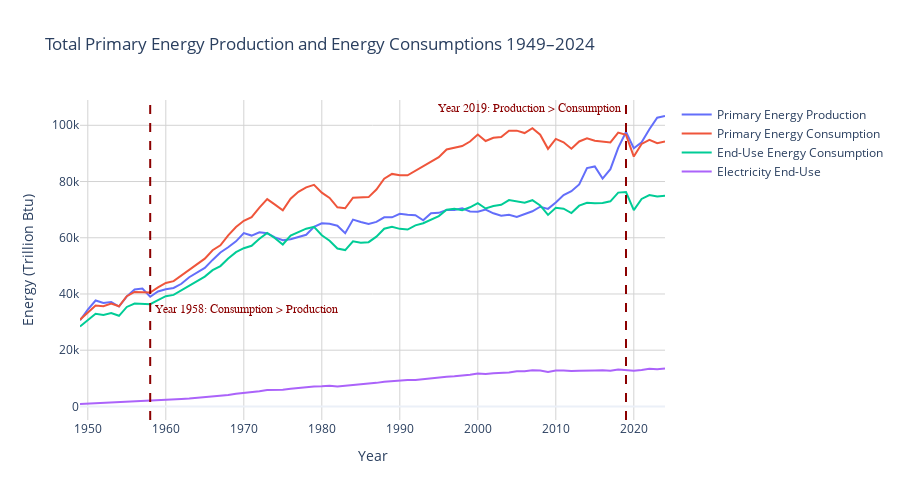

Notebook code for this chart:
### Markdown cell above
#### Exploratory Data Analysis (EDA)

### Code cell
# Total Primary Energy Production and Energy Consumptions: 1949-2024
# - Total primary energy production 
# - Total primary energy consumption
# - End-use energy consumption
# - Electricity consumption (end-use)
# The energy units are in Trillion Btu (British thermal units).

# Create interactive line chart 
fig1 = go.Figure()

fig1.add_trace(go.Scatter(
    x=df1_energy["Year"], y=df1_energy["TotPrimEnergy_1Production"],
    mode="lines", name="Primary Energy Production"
))
fig1.add_trace(go.Scatter(
    x=df1_energy["Year"], y=df1_energy["TotPrimEnergy_2Consumed"],
    mode="lines", name="Primary Energy Consumption"
))
fig1.add_trace(go.Scatter(
    x=df1_energy["Year"], y=df1_energy["TotEnergy_2EndUse"],
    mode="lines", name="End-Use Energy Consumption"
))
fig1.add_trace(go.Scatter(
    x=df1_energy["Year"], y=df1_energy["TotElectricity_2Used"],
    mode="lines", name="Electricity End-Use"
))

# Add a vertical line at Year = 1958, when Consumption > Production
fig1.add_vline(
    x=1958,
    line_width=2,
    line_dash="dash",
    line_color="darkred",
    # annotation_text="Year 1958: Consumption > Production",
    # annotation_position="top right"
)
# Add annotation manually
fig1.add_annotation(
    x=1958, y=df1_energy["TotPrimEnergy_1Production"].max() / 3,  # 1/3 of y-axis
    text=" Year 1958: Consumption > Production",
    showarrow=False,
    xanchor="left",    # text appears to the right of the line
    font=dict(color="darkred", size=12, family="Arial")  # customize color, size, font
)

# Add a vertical line at Year = 2019, when Production > Consumption
fig1.add_vline(
    x=2019,
    line_width=2,
    line_dash="dash",
    line_color="darkred",
    annotation_text="Year 2019: Production > Consumption ",
    annotation_position="top left",
    annotation_font=dict(color="darkred", size=12, family="Arial")  # customize color, size, font
)

# Layout with custom size
fig1.update_layout(
    title="Total Primary Energy Production and Energy Consumptions 1949–2024",
    xaxis_title="Year",
    yaxis_title="Energy (Trillion Btu)",
    template="plotly_white",
    hovermode="x unified",
    width=900,   # adjust width
    height=500,   # adjust height
    xaxis=dict(showgrid=True,
        gridcolor="lightgray",  # darker than default
        gridwidth=1),
    yaxis=dict(showgrid=True,
        gridcolor="lightgray",  # darker than default
        gridwidth=1)
)

fig1.show()
# Export interactive HTML
fig1.write_html("US_Energy_Production_Consumption.html")

### Figure 1 — Plotly figure (JSON) as saved in the notebook; plotly's stock layout.template omitted (floating-point values rounded to 4 significant figures)
{"data": [{"mode": "lines", "name": "Primary Energy Production", "type": "scatter", "x": [1949, 1950, 1951, 1952, 1953, 1954, 1955, 1956, 1957, 1958, 1959, 1960, 1961, 1962, 1963, 1964, 1965, 1966, 1967, 1968, 1969, 1970, 1971, 1972, 1973, 1974, 1975, 1976, 1977, 1978, 1979, 1980, 1981, 1982, 1983, 1984, 1985, 1986, 1987, 1988, 1989, 1990, 1991, 1992, 1993, 1994, 1995, 1996, 1997, 1998, 1999, 2000, 2001, 2002, 2003, 2004, 2005, 2006, 2007, 2008, 2009, 2010, 2011, 2012, 2013, 2014, 2015, 2016, 2017, 2018, 2019, 2020, 2021, 2022, 2023, 2024], "y": [30610.0, 34460.0, 37670.0, 36810.0, 37130.0, 35530.0, 39170.0, 41600.0, 41910.0, 39020.0, 40870.0, 41690.0, 42130.0, 43620.0, 45950.0, 47760.0, 49260.0, 52120.0, 54770.0, 56610.0, 58710.0, 61680.0, 60780.0, 61940.0, 61590.0, 60150.0, 59140.0, 59500.0, 60370.0, 61070.0, 63860.0, 65160.0, 65010.0, 64290.0, 61640.0, 66470.0, 65600.0, 64890.0, 65660.0, 67260.0, 67260.0, 68490.0, 68150.0, 68030.0, 66200.0, 68750.0, 68870.0, 69900.0, 69870.0, 70510.0, 69370.0, 69260.0, 70030.0, 68690.0, 67860.0, 68200.0, 67380.0, 68520.0, 69410.0, 71040.0, 70280.0, 72540.0, 75200.0, 76550.0, 78980.0, 84770.0, 85350.0, 81050.0, 84400.0, 91970.0, 97600.0, 91860.0, 93930.0, 98610.0, 102700.0, 103300.0]}, {"mode": "lines", "name": "Primary Energy Consumption", "type": "scatter", "x": [1949, 1950, 1951, 1952, 1953, 1954, 1955, 1956, 1957, 1958, 1959, 1960, 1961, 1962, 1963, 1964, 1965, 1966, 1967, 1968, 1969, 1970, 1971, 1972, 1973, 1974, 1975, 1976, 1977, 1978, 1979, 1980, 1981, 1982, 1983, 1984, 1985, 1986, 1987, 1988, 1989, 1990, 1991, 1992, 1993, 1994, 1995, 1996, 1997, 1998, 1999, 2000, 2001, 2002, 2003, 2004, 2005, 2006, 2007, 2008, 2009, 2010, 2011, 2012, 2013, 2014, 2015, 2016, 2017, 2018, 2019, 2020, 2021, 2022, 2023, 2024], "y": [30870.0, 33530.0, 35890.0, 35630.0, 36600.0, 35630.0, 39220.0, 40710.0, 40690.0, 40510.0, 42360.0, 43940.0, 44560.0, 46550.0, 48390.0, 50480.0, 52560.0, 55560.0, 57310.0, 60820.0, 63810.0, 66040.0, 67350.0, 70730.0, 73720.0, 71770.0, 69790.0, 73920.0, 76320.0, 77920.0, 78820.0, 76040.0, 74160.0, 70810.0, 70490.0, 74240.0, 74270.0, 74460.0, 77160.0, 81030.0, 82710.0, 82260.0, 82210.0, 83840.0, 85190.0, 87050.0, 88670.0, 91400.0, 91960.0, 92600.0, 94230.0, 96690.0, 94420.0, 95580.0, 95810.0, 98030.0, 98100.0, 97230.0, 98970.0, 96650.0, 91630.0, 95140.0, 93970.0, 91680.0, 94250.0, 95330.0, 94480.0, 94080.0, 93890.0, 97400.0, 96600.0, 88870.0, 93360.0, 94840.0, 93620.0, 94220.0]}, {"mode": "lines", "name": "End-Use Energy Consumption", "type": "scatter", "x": [1949, 1950, 1951, 1952, 1953, 1954, 1955, 1956, 1957, 1958, 1959, 1960, 1961, 1962, 1963, 1964, 1965, 1966, 1967, 1968, 1969, 1970, 1971, 1972, 1973, 1974, 1975, 1976, 1977, 1978, 1979, 1980, 1981, 1982, 1983, 1984, 1985, 1986, 1987, 1988, 1989, 1990, 1991, 1992, 1993, 1994, 1995, 1996, 1997, 1998, 1999, 2000, 2001, 2002, 2003, 2004, 2005, 2006, 2007, 2008, 2009, 2010, 2011, 2012, 2013, 2014, 2015, 2016, 2017, 2018, 2019, 2020, 2021, 2022, 2023, 2024], "y": [28440.0, 30860.0, 32960.0, 32560.0, 33220.0, 32240.0, 35380.0, 36620.0, 36460.0, 36390.0, 37810.0, 39200.0, 39680.0, 41380.0, 42780.0, 44480.0, 46170.0, 48480.0, 49930.0, 52600.0, 54890.0, 56290.0, 57130.0, 59630.0, 61740.0, 59820.0, 57600.0, 60770.0, 61990.0, 63220.0, 63910.0, 60880.0, 58930.0, 56160.0, 55620.0, 58710.0, 58210.0, 58430.0, 60390.0, 63200.0, 63890.0, 63170.0, 62930.0, 64410.0, 65160.0, 66560.0, 67690.0, 69990.0, 70310.0, 69800.0, 70830.0, 72280.0, 70410.0, 71310.0, 71700.0, 73390.0, 72940.0, 72470.0, 73350.0, 71510.0, 68120.0, 70670.0, 70330.0, 68800.0, 71410.0, 72420.0, 72240.0, 72370.0, 72950.0, 76060.0, 76250.0, 69830.0, 73790.0, 75190.0, 74710.0, 74960.0]}, {"mode": "lines", "name": "Electricity End-Use", "type": "scatter", "x": [1949, 1950, 1951, 1952, 1953, 1954, 1955, 1956, 1957, 1958, 1959, 1960, 1961, 1962, 1963, 1964, 1965, 1966, 1967, 1968, 1969, 1970, 1971, 1972, 1973, 1974, 1975, 1976, 1977, 1978, 1979, 1980, 1981, 1982, 1983, 1984, 1985, 1986, 1987, 1988, 1989, 1990, 1991, 1992, 1993, 1994, 1995, 1996, 1997, 1998, 1999, 2000, 2001, 2002, 2003, 2004, 2005, 2006, 2007, 2008, 2009, 2010, 2011, 2012, 2013, 2014, 2015, 2016, 2017, 2018, 2019, 2020, 2021, 2022, 2023, 2024], "y": [868.4, 994.4, 1127.0, 1215.0, 1352.0, 1447.0, 1695.0, 1864.0, 1965.0, 2006.0, 2207.0, 2348.0, 2463.0, 2653.0, 2841.0, 3057.0, 3254.0, 3532.0, 3751.0, 4104.0, 4483.0, 4751.0, 5014.0, 5443.0, 5844.0, 5821.0, 5961.0, 6330.0, 6648.0, 6885.0, 7067.0, 7146.0, 7326.0, 7119.0, 7339.0, 7799.0, 7929.0, 8082.0, 8384.0, 8796.0, 9031.0, 9255.0, 9424.0, 9429.0, 9763.0, 10010.0, 10280.0, 10580.0, 10730.0, 11140.0, 11300.0, 11670.0, 11580.0, 11820.0, 11920.0, 12100.0, 12490.0, 12520.0, 12840.0, 12740.0, 12270.0, 12810.0, 12790.0, 12610.0, 12710.0, 12850.0, 12830.0, 12840.0, 12700.0, 13170.0, 13000.0, 12680.0, 12990.0, 13400.0, 13220.0, 13520.0]}], "layout": {"annotations": [{"font": {"color": "darkred", "family": "Arial", "size": 12}, "showarrow": false, "text": " Year 1958: Consumption > Production", "x": 1958, "xanchor": "left", "y": 34430.0}, {"font": {"color": "darkred", "family": "Arial", "size": 12}, "showarrow": false, "text": "Year 2019: Production > Consumption ", "x": 2019, "xanchor": "right", "xref": "x", "y": 1, "yanchor": "top", "yref": "y domain"}], "height": 500, "hovermode": "x unified", "shapes": [{"line": {"color": "darkred", "dash": "dash", "width": 2}, "type": "line", "x0": 1958, "x1": 1958, "xref": "x", "y0": 0, "y1": 1, "yref": "y domain"}, {"line": {"color": "darkred", "dash": "dash", "width": 2}, "type": "line", "x0": 2019, "x1": 2019, "xref": "x", "y0": 0, "y1": 1, "yref": "y domain"}], "title": {"text": "Total Primary Energy Production and Energy Consumptions 1949–2024"}, "width": 900, "xaxis": {"gridcolor": "lightgray", "gridwidth": 1, "showgrid": true, "title": {"text": "Year"}}, "yaxis": {"gridcolor": "lightgray", "gridwidth": 1, "showgrid": true, "title": {"text": "Energy (Trillion Btu)"}}}}
